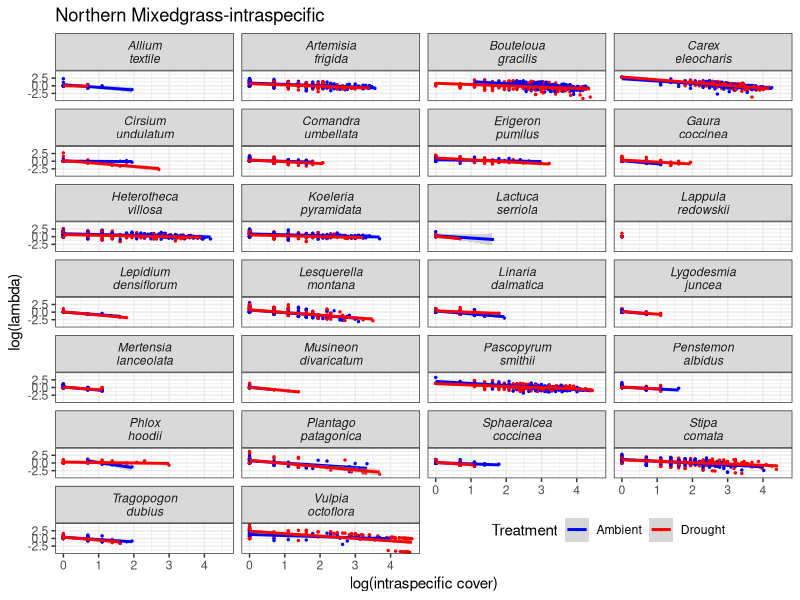
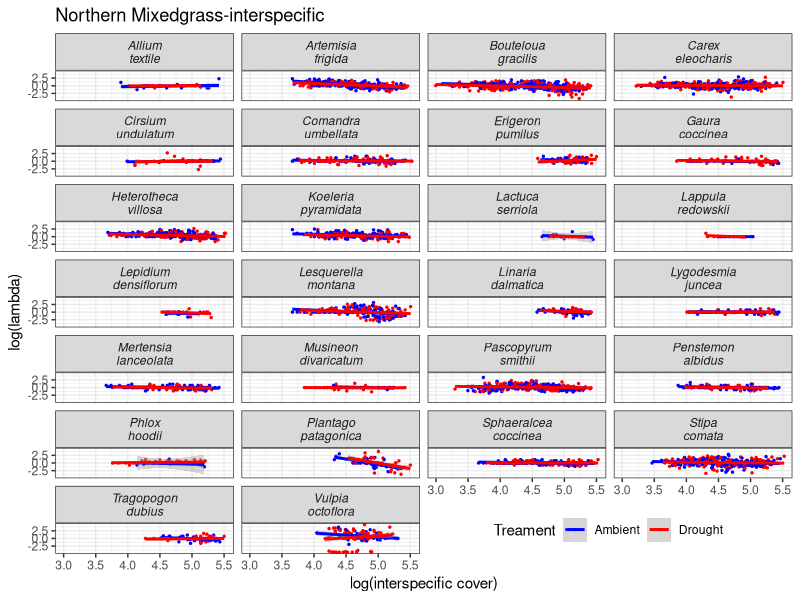
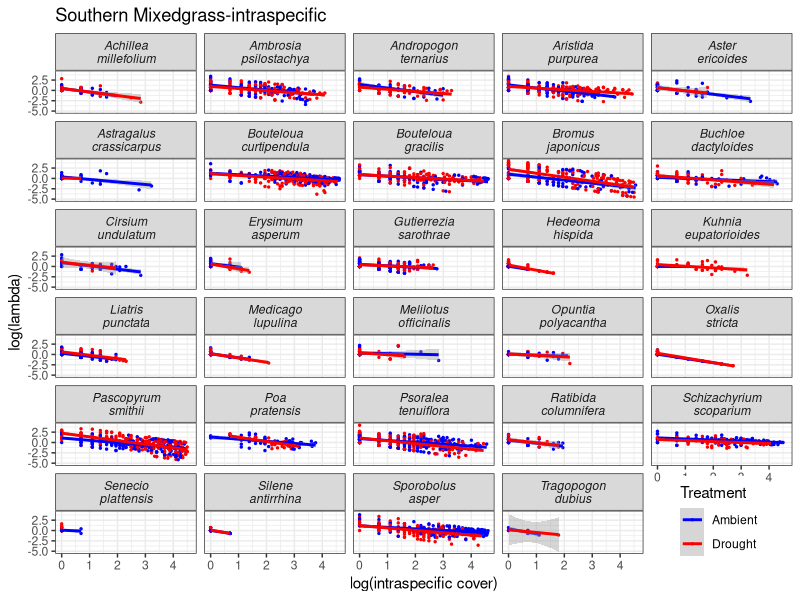
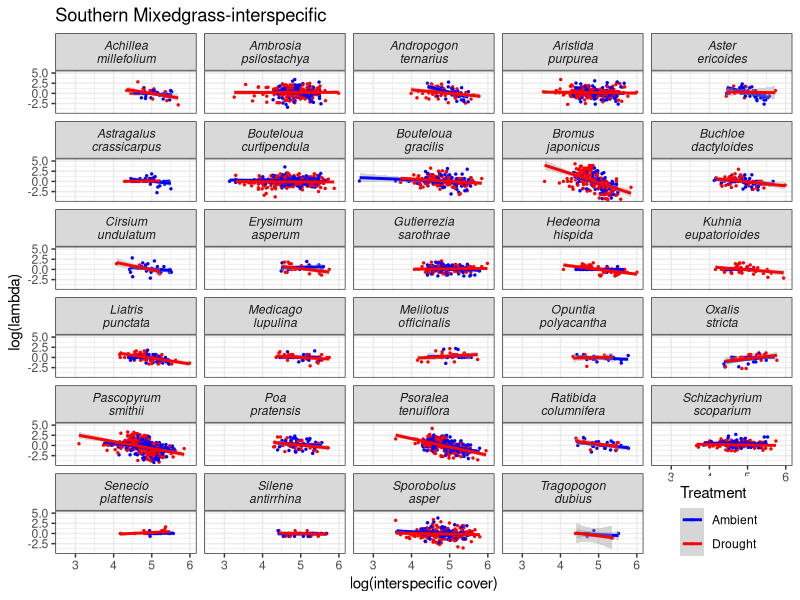
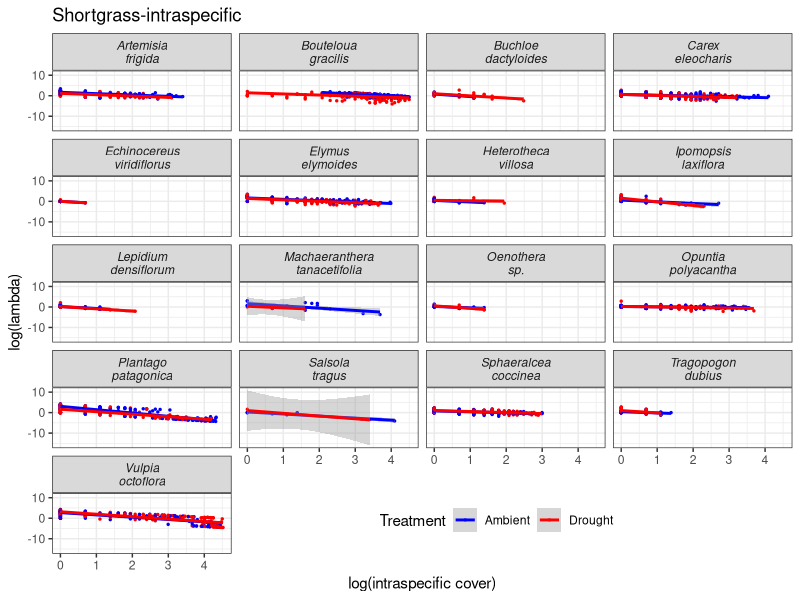

Write R code to recreate these figures, in order. (Note: this script raises an error after producing the figures.)
#### All figures in text and supporting info ####

## library and functions
library(tidyverse)
library(ggpubr)
library(stringr)

# function to extract a legend from ggplots to use on grouped figures:
extract_legend <- function(my_ggp) {
  step1 <- ggplot_gtable(ggplot_build(my_ggp))
  step2 <- which(sapply(step1$grobs, function(x) x$name) == "guide-box")
  step3 <- step1$grobs[[step2]]
  return(step3)
}



#### Figure S1; ####
# population cover relationship with intra- and inter-specific cover
# create 12 panels to export as part of one single figure ####

## data
allraw <- read.csv("data/allraw.csv") #raw cover data
names <- read.csv("data/names.csv") #species names with a space for plotting

allraw <- merge(allraw, names, by.x="species", by.y="old_species") #merge data
allraw$trt = str_replace(allraw$trt,"con","Ambient") #fix trt names for legends
allraw$trt = str_replace(allraw$trt,"chr","Drought")

## make a figure to extract common legend and paste on each figure where desired.
forlegend <- ggplot(allraw, aes(x=log_cover, y=log_lambda, color = trt)) + # figure
  geom_point()+
  geom_smooth()+
  scale_color_manual(values = c("blue", "red"))+
  labs(color="Treatment")
shared_legend <- as_ggplot(extract_legend(forlegend)) # common legend

## make figures and export 
# CHYintra
CHY <- allraw %>% filter(site=="CHY")
CHYintra <- ggplot(CHY, aes(x=log_cover, y=log_lambda, color = trt)) + 
  geom_point(size=.5) + 
  geom_smooth(method="lm") + 
  facet_wrap(~new_species, scales = "fixed",
             nrow = 7, ncol=4,
             labeller = labeller(new_species = label_wrap_gen(10))) + 
  theme(legend.position = "bottom", plot.margin=unit(c(.5,0,.5,.5), "cm")) + 
  scale_color_manual(values = c("blue", "red"))+
  labs(x = "log(intraspecific cover)", 
       y= "log(lambda)", 
       title="Northern Mixedgrass-intraspecific",
       color="Treatment")+
  theme_bw()+
  theme(strip.text = element_text(face = "italic"),
        legend.direction = "horizontal",
        legend.position = c(.75,.05))
ggsave(CHYintra, filename = "figures/CHYintra.png", dpi=300, height = 8,width =6)
# CHYinter
CHYinter <- ggplot(CHY, aes(x=log_other, y=log_lambda, color = trt)) + 
  geom_point(size=.5) + 
  geom_smooth(method="lm") + 
  facet_wrap(~new_species, scales = "fixed",
             nrow = 7, ncol=4,
             labeller = labeller(new_species = label_wrap_gen(10))) +
  theme_bw()+
  theme(legend.position = c(.75,.05),
        legend.direction = "horizontal",
        #plot.margin=unit(c(.5,0,.5,.5), "cm"),
        strip.text = element_text(face = "italic")) + 
  scale_color_manual(values = c("blue", "red"))+
  labs(x = "log(interspecific cover)", y= "log(lambda)", 
       title="Northern Mixedgrass-interspecific",
       color= "Treament")
ggsave(CHYinter, filename = "figures/CHYinter.png", dpi=300, height = 8,width =6)

# HYSintra
HYS <- allraw %>% filter(site=="HYS")
HYSintra <- ggplot(HYS, aes(x=log_cover, y=log_lambda, color = trt)) + 
  geom_point(size=.5) + 
  geom_smooth(method="lm") + 
  facet_wrap(~new_species, scales = "fixed",
             nrow = 7, ncol=5,
             labeller = labeller(new_species = label_wrap_gen(10))) + 
  theme(legend.position = "bottom", plot.margin=unit(c(.5,0,.5,.5), "cm")) + 
  scale_color_manual(values = c("blue", "red"))+
  labs(x = "log(intraspecific cover)", y= "log(lambda)", 
       title="Southern Mixedgrass-intraspecific",
       color="Treatment")+
  theme_bw()+
  theme(strip.text = element_text(face = "italic"),
        legend.direction = "vertical",
        legend.position = c(.9,.07))
ggsave(HYSintra, filename = "figures/HYSintra.png", dpi=300, height = 8,width =6)
# HYSinter
HYSinter <- ggplot(HYS, aes(x=log_other, y=log_lambda, color = trt)) + 
  geom_point(size=.5) + 
  geom_smooth(method="lm") + 
  facet_wrap(~new_species, scales = "fixed",
             nrow = 7, ncol=5,
             labeller = labeller(new_species = label_wrap_gen(10))) + 
  theme_bw()+
  theme(legend.position = c(.9,.07),
        legend.direction = "vertical",
        #plot.margin=unit(c(.5,0,.5,.5), "cm"),
        strip.text = element_text(face = "italic")) +
  scale_color_manual(values = c("blue", "red"))+
  labs(x = "log(interspecific cover)", y= "log(lambda)", 
       title="Southern Mixedgrass-interspecific",
       color="Treatment")
ggsave(HYSinter, filename = "figures/HYSinter.png", dpi=300, height = 8,width =6)

# SGSintra
SGS <- allraw %>% filter(site=="SGS")
SGSintra <- ggplot(SGS, aes(x=log_cover, y=log_lambda, color = trt)) + 
  geom_point(size=.5) + 
  geom_smooth(method="lm") + 
  facet_wrap(~new_species, scales = "fixed",
             nrow = 7, ncol=4,
             labeller = labeller(new_species = label_wrap_gen(10))) + 
  theme(legend.position = "bottom", plot.margin=unit(c(.5,0,.5,.5), "cm")) + 
  scale_color_manual(values = c("blue", "red"))+
  labs(x = "log(intraspecific cover)", y= "log(lambda)", 
       title="Shortgrass-intraspecific",
       color="Treatment")+
  theme_bw()+
  theme(strip.text = element_text(face = "italic"),
        legend.direction = "horizontal",
        legend.position = c(.6,.07))
ggsave(SGSintra, filename = "figures/SGSintra.png", dpi=300, height = 8,width =6)
# SGSinter
SGSinter <- ggplot(SGS, aes(x=log_other, y=log_lambda, color = trt)) + 
  geom_point(size=.5) + 
  geom_smooth(method="lm") + 
  facet_wrap(~new_species, scales = "fixed",
             nrow = 7, ncol=4,
             labeller = labeller(new_species = label_wrap_gen(10))) +
  theme_bw()+
  theme(legend.position = c(.6,.07),
        legend.direction = "horizontal",
        #plot.margin=unit(c(.5,0,.5,.5), "cm"),
        strip.text = element_text(face = "italic")) +
  scale_color_manual(values = c("blue", "red"))+
  labs(x = "log(interspecific cover)", y= "log(lambda)", 
       title="Shortgrass-interspecific",
       color="Treatment")+
ggsave(SGSinter, filename = "figures/SGSinter.png", dpi=300, height = 8,width =6)

# KNZintra
KNZ <- allraw %>% filter(site=="KNZ")
KNZintra <- ggplot(KNZ, aes(x=log_cover, y=log_lambda, color = trt)) + 
  geom_point(size=.5) + 
  geom_smooth(method="lm") + 
  facet_wrap(~new_species, scales = "fixed",nrow = 7, ncol=4,labeller = labeller(new_species = label_wrap_gen(10))) + 
  theme(legend.position = "bottom", plot.margin=unit(c(.5,0,.5,.5), "cm")) + 
  scale_color_manual(values = c("blue", "red"))+
  labs(x = "log(intraspecific cover)", y= "log(lambda)",
       title="Tallgrass-intraspecific",
       color="Treatment")+
  theme_bw()+
  theme(strip.text = element_text(face = "italic"),
        legend.direction = "horizontal",
        legend.position = c(.6,.07))
ggsave(KNZintra, filename = "figures/KNZintra.png", dpi=300, height = 7,width =6)
# KNZinter
KNZinter <- ggplot(KNZ, aes(x=log_other, y=log_lambda, color = trt)) + 
  geom_point(size=.5) + 
  geom_smooth(method="lm") + 
  facet_wrap(~new_species, scales = "fixed",
             nrow = 7, ncol=4,
             labeller = labeller(new_species = label_wrap_gen(10))) + 
  theme_bw()+
  theme(legend.position = c(.6,.07),
        legend.direction = "horizontal",
        #plot.margin=unit(c(.5,0,.5,.5), "cm"),
        strip.text = element_text(face = "italic")) +
  scale_color_manual(values = c("blue", "red"))+
  labs(x = "log(interspecific cover)", y= "log(lambda)", 
       title="Tallgrass-interspecific",
       color="Treatment")
ggsave(KNZinter, filename = "figures/KNZinter.png", dpi=300, height = 7,width =6)

# SBLintra
SBL <- allraw %>% filter(site=="sev.blue")
SBLintra <- ggplot(SBL, aes(x=log_cover, y=log_lambda, color = trt)) + 
  geom_point(size=.5) + 
  geom_smooth(method="lm") + 
  facet_wrap(~new_species, scales = "fixed",
             nrow = 7, ncol=4,
             labeller = labeller(new_species = label_wrap_gen(10))) + 
  scale_color_manual(values = c("blue", "red"))+
  labs(x = "log(intraspecific cover)", y= "log(lambda)",
       title="Southern Shortgrass-intraspecific",
       color="Treatment")+
  theme_bw()+
  theme(strip.text = element_text(face = "italic"),
        legend.direction = "horizontal",
        legend.position = "bottom")
ggsave(SBLintra, filename = "figures/SBLintra.png", dpi=300, height = 7,width =6)
# SBLinter
SBLinter <- ggplot(SBL, aes(x=log_other, y=log_lambda, color = trt)) + 
  geom_point(size=.5) + 
  geom_smooth(method="lm") + 
  facet_wrap(~new_species, scales = "fixed",
             nrow = 7, ncol=4,
             labeller = labeller(new_species = label_wrap_gen(10))) + 
  theme_bw()+
  theme(legend.position = "bottom",
        legend.direction = "horizontal",
        #plot.margin=unit(c(.5,0,.5,.5), "cm"),
        strip.text = element_text(face = "italic")) +
  scale_color_manual(values = c("blue", "red"))+
  labs(x = "log(interspecific cover)", y= "log(lambda)", 
       title="Southern Shortgrass-interspecific",
       color="Treatment")
ggsave(SBLinter, filename = "figures/SBLinter.png", dpi=300, height = 7,width =6)

# SBKintra
SBK <- allraw %>% filter(site=="sev.black")
SBKintra <- ggplot(SBK, aes(x=log_cover, y=log_lambda, color = trt)) + 
  geom_point(size=.5) + 
  geom_smooth(method="lm") + 
  facet_wrap(~new_species, scales = "fixed",
             nrow = 7, ncol=4,
             labeller = labeller(new_species = label_wrap_gen(10))) + 
  scale_color_manual(values = c("blue", "red"))+
  labs(x = "log(intraspecific cover)", y= "log(lambda)",
       title="Desert Grassland-intraspecific",
       color="Treatment")+
  theme_bw()+
  theme(strip.text = element_text(face = "italic"),
        legend.direction = "horizontal",
        legend.position = c(.6,.09))
ggsave(SBKintra, filename = "figures/SBKintra.png", dpi=300, height = 7,width =6)
# SBKinter
SBKinter <- ggplot(SBK, aes(x=log_other, y=log_lambda, color = trt)) + 
  geom_point(size=.5) + 
  geom_smooth(method="lm") + 
  facet_wrap(~new_species, scales = "fixed",
             nrow = 7, ncol=4,
             labeller = labeller(new_species = label_wrap_gen(10))) + 
  theme_bw()+
  theme(legend.position = c(.6,.09),
        legend.direction = "horizontal",
        #plot.margin=unit(c(.5,0,.5,.5), "cm"),
        strip.text = element_text(face = "italic")) +
  scale_color_manual(values = c("blue", "red"))+
  labs(x = "log(interspecific cover)", y= "log(lambda)", 
       title="Desert Grassland-interspecific",
       color="Treatment")
ggsave(SBKinter, filename = "figures/SBKinter.png", dpi=300, height = 7,width =6)

